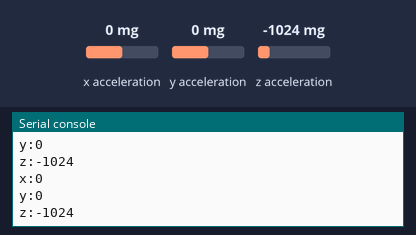
Bench run of a program on a simulated BBC micro:bit running MicroPython. Shown: the last lines printed to the serial console. The test bench sets the inputs (shaded band); at power-on: x acceleration 0 mg, y acceleration 0 mg, z acceleration -1024 mg.

Above: at 1.2 s.
1.3 s: x acceleration set to -1440 mg
At 2.4 s:
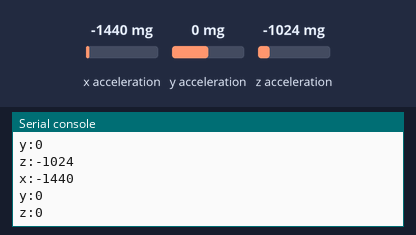
2.8 s: y acceleration set to -1440 mg
At 3.8 s:
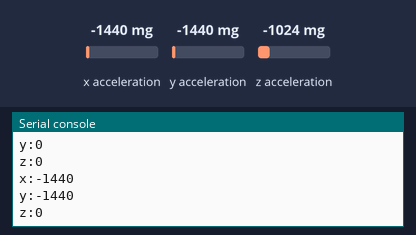
4.3 s: z acceleration set to -1440 mg
At 5.8 s:
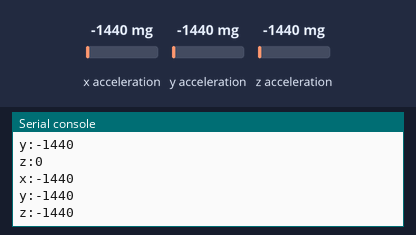
Timing chart, 0 to 7.3 s (numbered marks = the images above; inputs shaded):
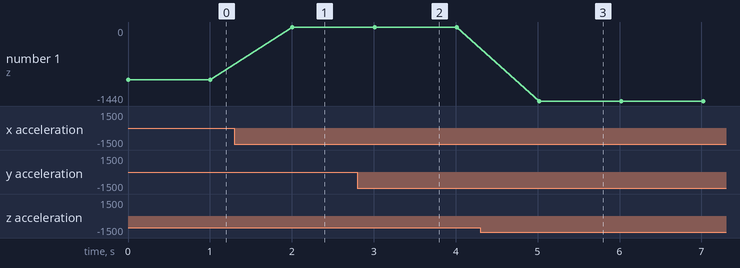

The program:

gesture.py
```python
from microbit import *

# uartの標準設定を用いる
uart.init()

while True:
    x, y, z = accelerometer.get_values()
    uart.write("x:"+str(x))
    uart.write("\r\n")
    uart.write("y:"+str(y))
    uart.write("\r\n")
    uart.write("z:"+str(z))
    uart.write("\r\n")
    sleep(1000)
```

Measured:
- after the input at 1.3 s, the serial console: prints a new line after 0.71 s (image 1)
- after the input at 2.8 s, the serial console: prints a new line after 0.21 s (image 2)
- after the input at 4.3 s, the serial console: prints a new line after 0.72 s (image 3)
